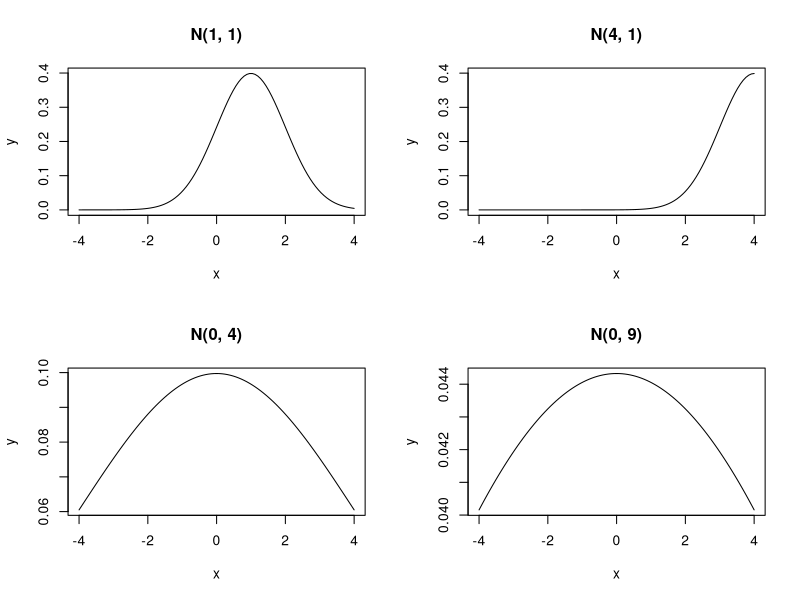
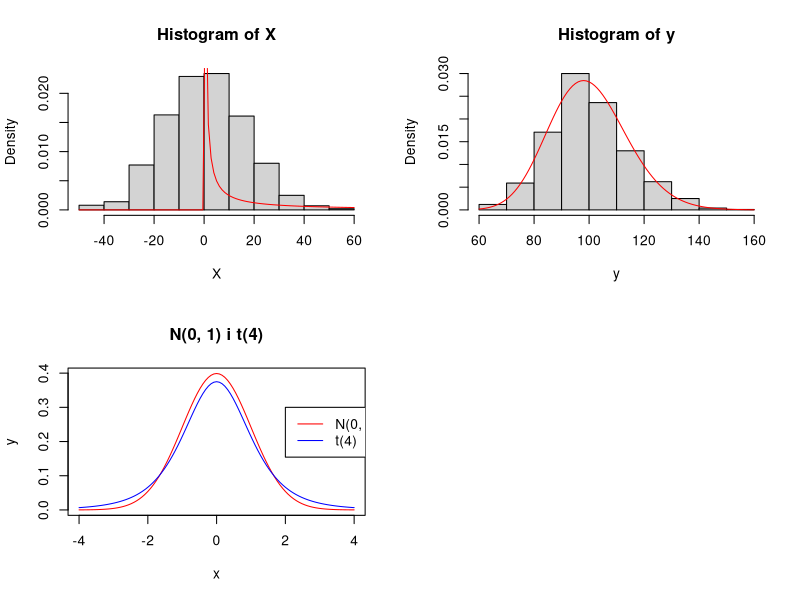

R code for these plots, in order:
# Zadanie 1 P(X < 1) i P(X > 2)
# -----------------------------
  #a) X ~ N(0, 1)
  pn = pnorm(1); pn;
  pn = 1 - pnorm(2); pn;

  #b) X ~ Exp(1)
  pn = pexp(1); pn;
  pn = 1 - pexp(2); pn;


  #c) X ~ LN(0, 1).
  pn = plnorm(1); pn;
  pn = 1 - plnorm(2); pn;

# Zadanie 2
# ---------
  #a) P(X > 2), P(X > 3), P(1 < X < 2), P(2 < X < 3)
    # X ~ N(0, 1)
    pn = 1 - pnorm(2); pn;
    pn = 1 - pnorm(3); pn;
    pn = pnorm(2) - pnorm(1); pn;
    pn = pnorm(3) - pnorm(2); pn;

    # X ~ Exp(1)
    pn = 1 - pexp(2); pn;
    pn = 1 - pexp(3); pn;
    pn = pexp(2) - pexp(1); pn;
    pn = pexp(3) - pexp(2); pn;

    # X ~ LN(0, 1).
    pn = 1 - plnorm(2); pn;
    pn = 1 - plnorm(3); pn;
    pn = plnorm(2) - plnorm(1); pn;
    pn = plnorm(3) - plnorm(2); pn;

#b) Wektory
  # P(X > 2)
  pn1 <- round(c(1 - pnorm(2), 1 - pexp(2), 1 - plnorm(2)), digits = 2); pn1
  # P(X > 3)
  pn2 <- round(c(1 - pnorm(3), 1 - pexp(3), 1 - plnorm(3)), digits = 2); pn2
  # P(1 < X < 2)
  pn3 <- round(c(pnorm(2) - pnorm(1), pexp(2) - pexp(1), plnorm(2) - plnorm(1)), digits = 2); pn3
  # P(2 < X < 3)
  pn4 <- round(c(pnorm(3) - pnorm(2), pexp(3) - pexp(2), plnorm(3) - plnorm(2)), digits = 2); pn4

#c) Macierz
  pn = matrix(c(pn1, pn2, pn3, pn4), nrow = 3, ncol = 4); pn

# Zadanie 3 P(X > n) n <- 1:10
# ----------------------------
result = c()
for (i in 1:10) {
   pn <- c(1 - pnorm(i), 1 - pexp(i), 1 - plnorm(i))
   result = c(result, pn)
}

m <- matrix(round(result, digits = 2), nrow = 3, ncol = 10, byrow = FALSE); m
m <- matrix(round(result, digits = 2), nrow = 10, ncol = 3, byrow = TRUE); m

#Zadanie 4.
#----------
  #a) i b)
  par(mfrow = c(2,2))
  curve(dnorm(x, 1, 1), xlim = c(-4, 4), main = "N(1, 1)", xlab="x", ylab="y")
  curve(dnorm(x, 4, 1), xlim = c(-4, 4), main = "N(4, 1)", xlab="x", ylab="y")
  curve(dnorm(x, 0, 4), xlim = c(-4, 4), main = "N(0, 4)", xlab="x", ylab="y")
  curve(dnorm(x, 0, 9), xlim = c(-4, 4), main = "N(0, 9)", xlab="x", ylab="y")

#Zadanie 5.
#----------
X <- rnorm(1000, 0, 4^2)
Y <- exp(X);
hist(X, prob = TRUE)
curve(dlnorm(x, 0, 4^2), col = "red", add = TRUE)

#Zadanie 6.
#----------
X <- c()
y <- c()
for (sample in 1:1000) {
  sample <- rnorm(100, 0, 1)
  X <- c(X, sample)
  y <- c(y, sum(sample^2))
}
hist(y, prob = TRUE)
curve(dchisq(x, df=100), col = "red", add = TRUE)

#Zadanie 7.
#----------
curve(dnorm(x, 0, 1), col = "red", xlim = c(-4, 4), main = "N(0, 1) i t(4)", xlab="x", ylab="y")
curve(dt(x, 4),col = "blue", xlim = c(-4, 4), add = TRUE)
legend(2, 0.3, legend = c("N(0, 1)", "t(4)"), col=c("red", "blue"), lty=1, cex=1)

# Wykres t(4) ma grubsze ogony